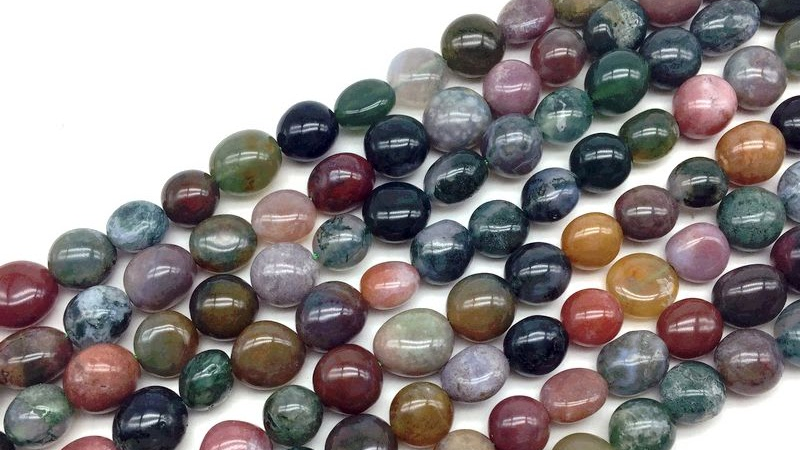
#> input picture Task8/img.png, 800 x 450 px
$ python 'main (3).py'
#> lines starting #> are read from the running program, lines starting #| are printed output that depends on the picture; after the words box and inside, x2 and y2 are one past the last pixel; in counts of white or black regions, pixels touching at a corner belong together
import cv2
import numpy as np


def find_circles(filepath, resolution, distance, canny_thresh, accumulator_thresh, radius_min, radius_max):
    # Чтение изображения
#> called with filepath = 'img.png', resolution = 2.5, distance = 30, canny_thresh = 60, accumulator_thresh = 80, radius_min = 9, radius_max = 40
    src_img = cv2.imread(filepath)
#> src_img is the input picture: shape (450, 800, 3); mean B, G, R 135.9, 136.2, 143
    if src_img is None:
        raise FileNotFoundError("Ошибка: не удалось загрузить изображение.")

    # Преобразование изображения в оттенки серого
    gray_img = cv2.cvtColor(src_img, cv2.COLOR_BGR2GRAY)
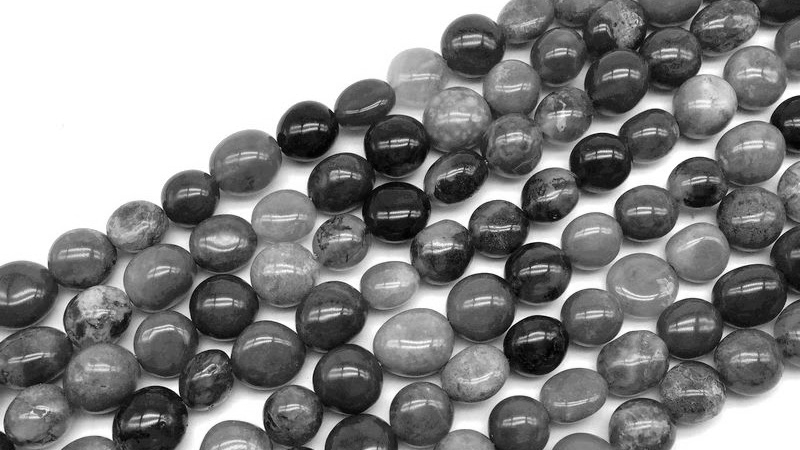
#> gray_img: shape (450, 800); min 1, max 255, mean 138.2

    # Сглаживание изображения для уменьшения шума
    blurred_img = cv2.GaussianBlur(gray_img, (9, 9), sigmaX=2)
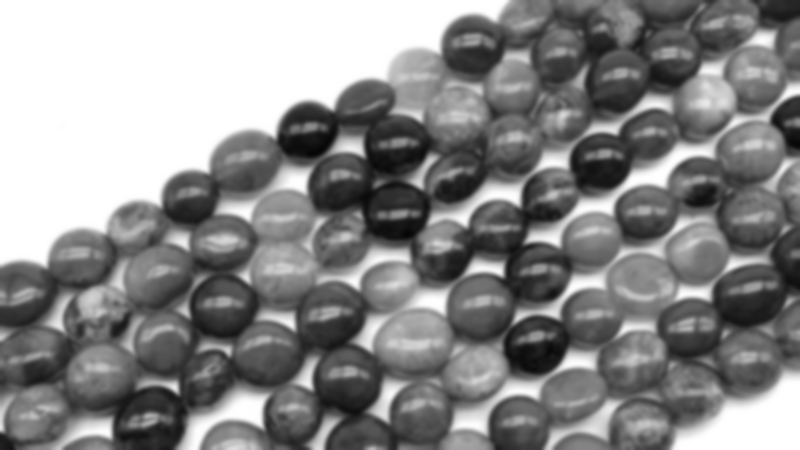
#> blurred_img: shape (450, 800); min 5, max 255, mean 138.2

    # Обнаружение кругов методом Хафа
    detected_circles = cv2.HoughCircles(
        blurred_img,
        method=cv2.HOUGH_GRADIENT,
        dp=resolution,
        minDist=distance,
        param1=canny_thresh,
        param2=accumulator_thresh,
        minRadius=radius_min,
        maxRadius=radius_max
    )
#> detected_circles = 65 rows, first 8: [223.8, 308.8, 35.75], [753.8, 158.8, 38.5], [348.8, 378.8, 35.75], [753.8, 211.2, 38.5], [708.8, 103.8, 38.5], [696.2, 253.8, 33], [226.2, 246.2, 33], [308.8, 133.8, 33]

    # Создание копии исходного изображения для отображения результатов
    result_img = src_img.copy()
    if detected_circles is not None:
        detected_circles = np.uint16(np.around(detected_circles))
#> detected_circles = 65 rows, first 8: [224, 309, 36], [754, 159, 38], [349, 379, 36], [754, 211, 38], [709, 104, 38], [696, 254, 33], [226, 246, 33], [309, 134, 33]
        for x, y, r in detected_circles[0, :]:
            # Рисуем окружность
            cv2.circle(result_img, (x, y), r, (0, 255, 0), 2)
            # Рисуем центр
            cv2.circle(result_img, (x, y), 2, (0, 0, 255), 3)
#> this loop made 65 passes
#> (x, y, r) on passes 1 to 12: (224, 309, 36), (754, 159, 38), (349, 379, 36), (754, 211, 38), (709, 104, 38), (696, 254, 33), (226, 246, 33), (309, 134, 33), (84, 264, 36), (456, 119, 33), (394, 136, 38), (474, 54, 38)
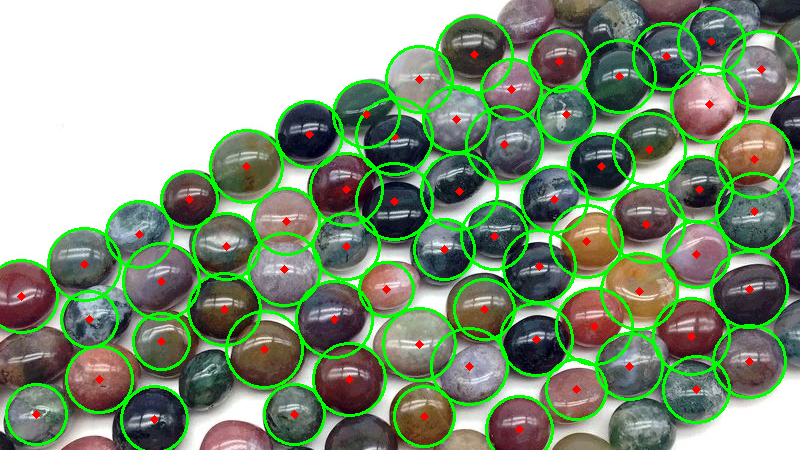
#> result_img: shape (450, 800, 3); 11.44% of pixels changed, all inside (x1, y1, x2, y2) = (0, 7, 800, 450)

    return gray_img, result_img


def show_images(image_list, titles_list):
    # Вывод изображений в отдельных окнах
    for title, img in zip(titles_list, image_list):
        cv2.imshow(title, img)
#> this loop made 2 passes
#> title on passes 1 to 2: 'Оттенки серого', 'Найденные окружности'
    cv2.waitKey(0)
    cv2.destroyAllWindows()


# Настройки
image_file = 'img.png'
hough_resolution = 2.5
min_circle_distance = 30
canny_threshold = 60
hough_threshold = 80
min_circle_radius = 9
max_circle_radius = 40

# Обнаружение кругов
gray_result, circles_result = find_circles(
    image_file,
    hough_resolution,
    min_circle_distance,
    canny_threshold,
    hough_threshold,
    min_circle_radius,
    max_circle_radius
)

# Вывод результатов
show_images(
    [gray_result, circles_result],
    ["Оттенки серого", "Найденные окружности"]
)
